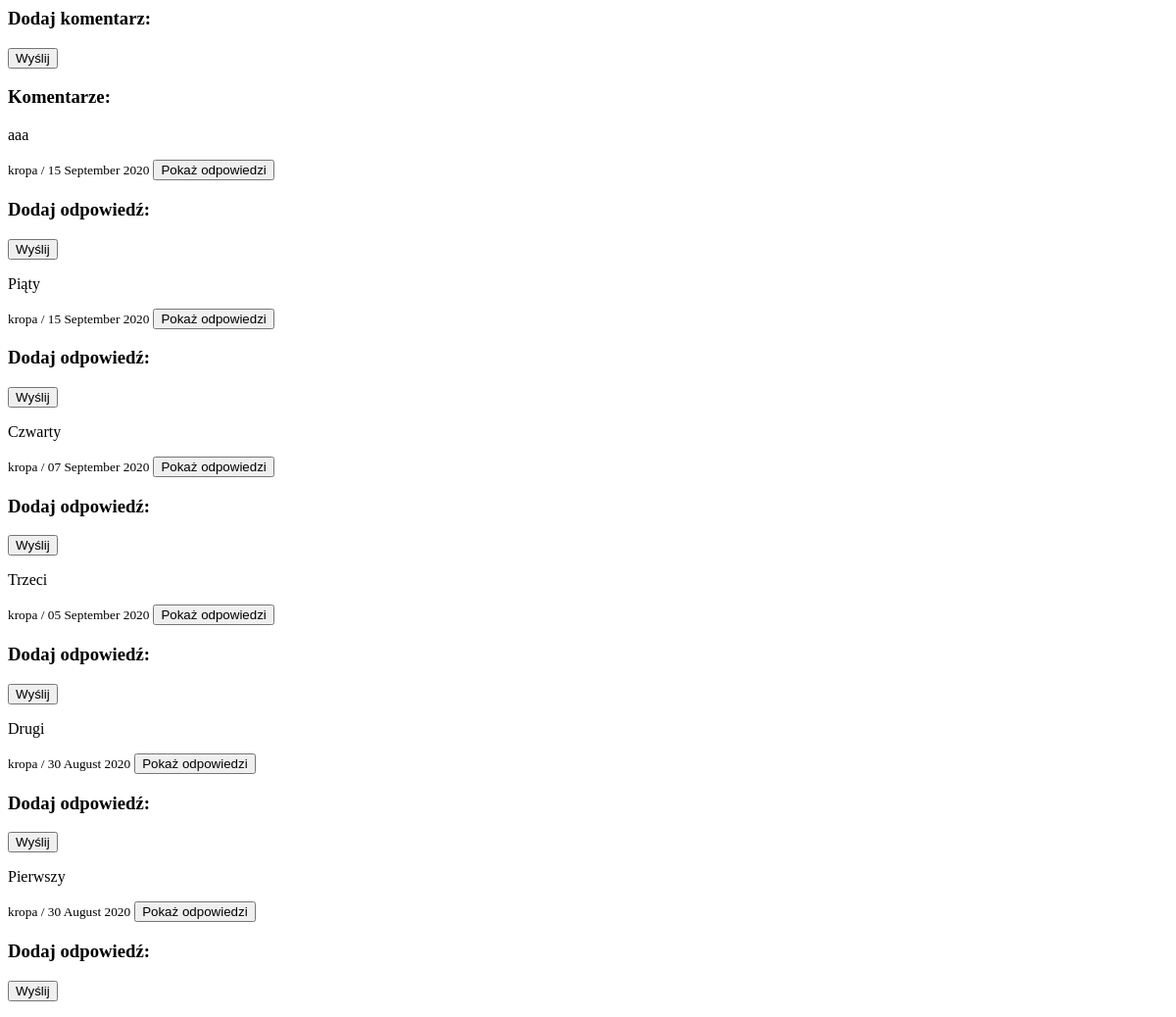
Page /post_comments/9 on the earlier database version.
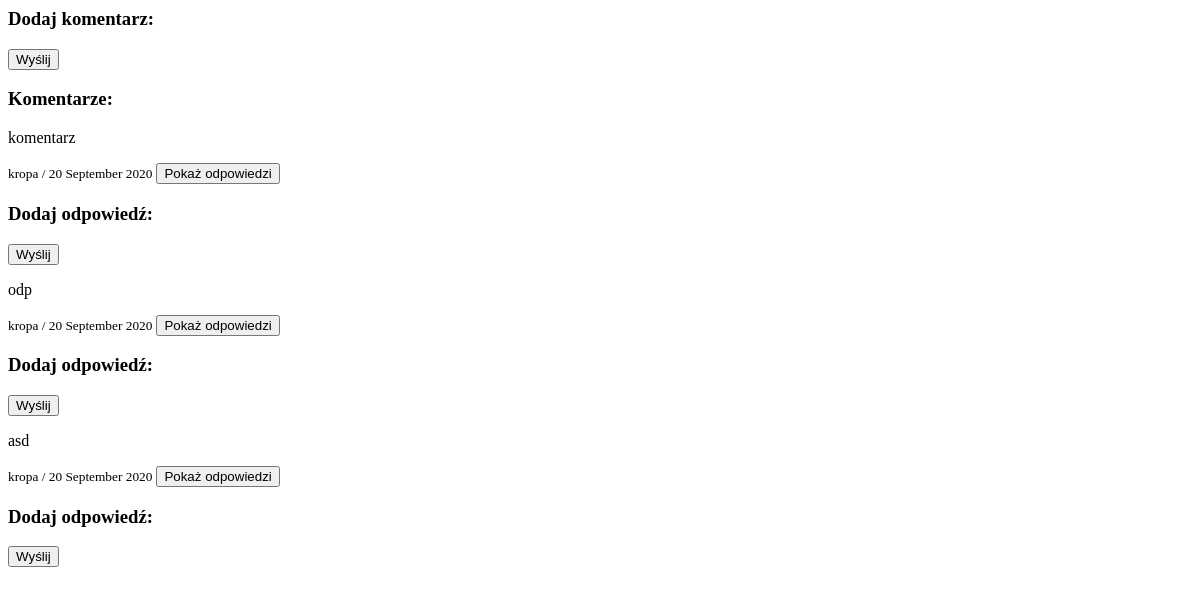
Same page on the later database version.
### comments/models.py (models this page shows)
class Comment(models.Model):
    author = models.ForeignKey(User, on_delete=models.CASCADE)
    content = models.TextField(blank=False, null=False, max_length=500, verbose_name='Treść')
    date_of_create = models.DateTimeField(default=timezone.now)
    post = models.ForeignKey(Post, on_delete=models.CASCADE, null=True)
    topic = models.ForeignKey(Topic, on_delete=models.CASCADE, null=True, blank=True)
    comment = models.ForeignKey('self', on_delete=models.CASCADE, null=True, related_name='replies')
    class Meta:
        ordering = ['-date_of_create']

### blog/views.py (the view)
# urls.py: path('post_comments/<int:id>', post_comments, name='post_comments'),
def post_comments(request, id):
    post = Post.objects.get(id=id)
    context = {'post': post}
    return render(request, 'blog/post_comments.html', context)

### blog/templates/blog/post_comments.html (shortened to what this page needs)
{% load crispy_forms_tags %}
<h3>Dodaj komentarz:</h3>
    <form action="" method="POST" id="commentForm" data-url="{% url 'post_detail' slug=post.slug %}">
        <button type="button" id="commentBtn">Wyślij</button>
    </form>
<h3>Komentarze:</h3>
{% for comment in post.comment_set.all %}
    {% if comment.comment == null %}
    <p>{{ comment.content }}</p>
    <small>{{ comment.author }} / {{ comment.date_of_create|date:"d E Y" }}</small>
    <button type="button" id="{{ comment.id }}" class="showReplies btn btn-link" data-href="{% url 'comment_replies' comment.id %}">Pokaż odpowiedzi</button>
    <div>
        <h3>Dodaj odpowiedź:</h3>
        <form action="" method="POST" id="{{ comment.id }}" class="replyForm" data-url="{% url 'post_detail' slug=post.slug %}">
        <button type="button" class="replyBtn" id="{{ comment.id }}">Wyślij</button>
    </form>
    </div>
    {% endif %}
{% endfor %}

Differences in the rows shown:
removed Comment: content "aaa", author "kropa", date_of_create "15 September 2020"
removed Comment: content "Piąty", author "kropa", date_of_create "15 September 2020"
removed Comment: content "Czwarty", author "kropa", date_of_create "07 September 2020"
removed Comment: content "Trzeci", author "kropa", date_of_create "05 September 2020"
removed Comment: content "Drugi", author "kropa", date_of_create "30 August 2020"
removed Comment: content "Pierwszy", author "kropa", date_of_create "30 August 2020"
added Comment: content "komentarz", author "kropa", date_of_create "20 September 2020"
added Comment: content "odp", author "kropa", date_of_create "20 September 2020"
added Comment: content "asd", author "kropa", date_of_create "20 September 2020"
